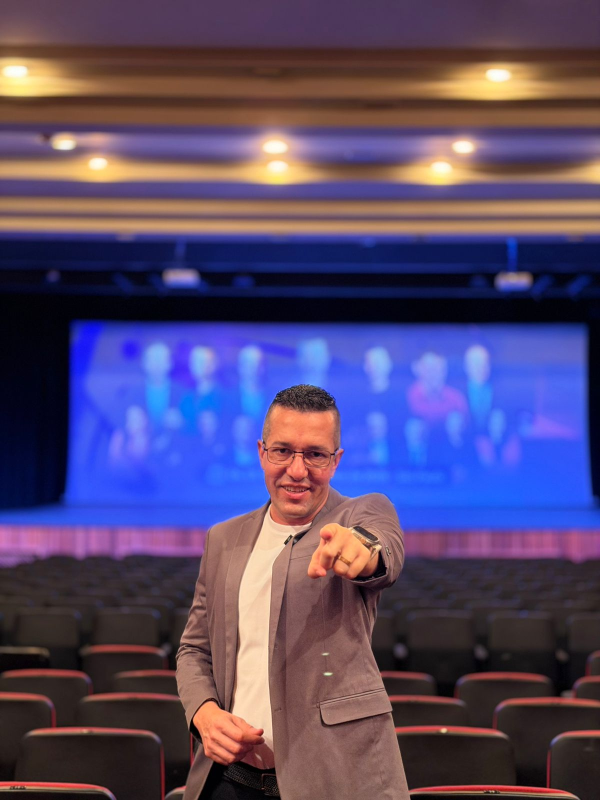
#> input picture data/jeff-cigc/marketing/CIGC-2025/glauco_2026-05-06.jpg, 1200 x 1600 px (shown at 1/2 size)
$ python check-arte.py ../../../data/jeff-cigc/marketing/CIGC-2025/glauco_2026-05-06.jpg
#> lines starting #> are read from the running program, lines starting #| are printed output that depends on the picture
#!/usr/bin/env python3
# Checagem automática de arte (PNG) antes de entregar: reprova área vazia grande e lâmina "sem nada".
# Uso: check-arte.py arte1.png [arte2.png ...]   -> imprime OK/REPROVADO por arquivo; sai com código 1 se algum reprovar.
# Regras:
#  - faixa horizontal "lisa" (quase sem variação de cor) maior que 12% da altura, fora das bordas de 4% = REPROVADO (vazio no meio)
#  - mais de 45% da área da lâmina lisa = REPROVADO (lâmina vazia demais)
import sys
from PIL import Image, ImageStat

def linhas_lisas(im):
    g = im.convert("L"); w, h = g.size
    res = []
    for y in range(h):
        row = g.crop((0, y, w, y + 1))
        st = ImageStat.Stat(row)
        res.append(st.stddev[0] < 3.0)  # linha praticamente de uma cor só
    return res

def checar(caminho):
    im = Image.open(caminho).convert("RGB")
#> im is the input picture: PIL image 1200x1600 RGB; mean R, G, B 86.4, 72.3, 106.4
    im = im.resize((540, int(540 * im.height / im.width)))
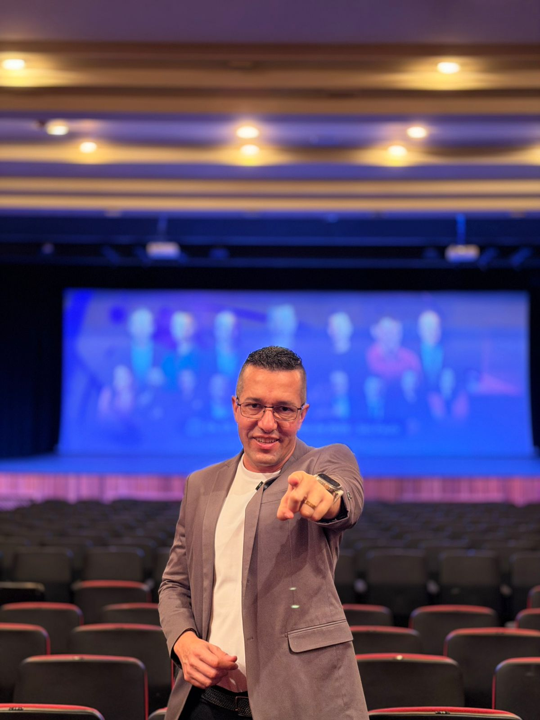
#> im: PIL image 540x720 RGB; mean R, G, B 86.4, 72.3, 106.4
    h = im.height; lisas = linhas_lisas(im)
#> after `h = im.height`: h = 720
#> in linhas_lisas, `g = im.convert('L')`:
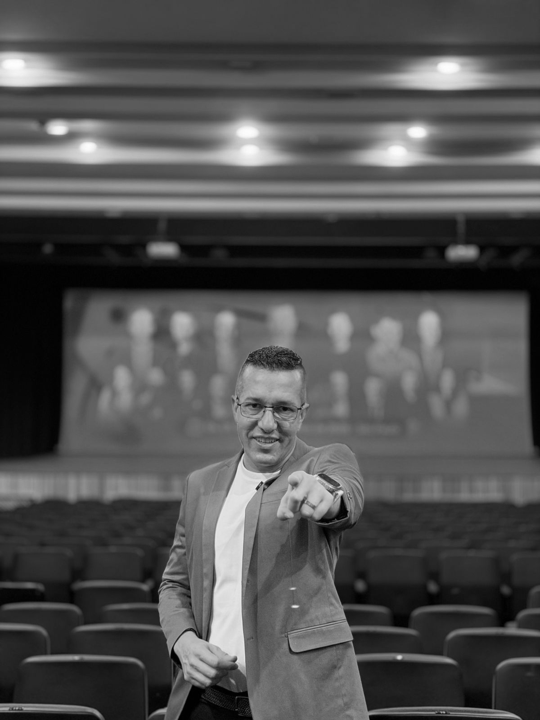
#> g: PIL image 540x720 L; min 0, max 254, mean 80.4
#> after the loop in linhas_lisas, `for y in range(h):`: res = 720 items, first 6: False, False, False, False, False, False
#> after `lisas = linhas_lisas(im)`: lisas has the same summary as res in linhas_lisas
    margem = int(h * 0.04); maior = atual = 0; ini = fim_maior = 0
#> after `margem = int(h * 0.04)`: margem = 28
    for y in range(margem, h - margem):
        if lisas[y]:
            atual += 1
            if atual > maior: maior, fim_maior = atual, y
        else: atual = 0
#> after the loop, fim_maior = 287; maior = 20
    pct_faixa = maior / h; pct_total = sum(lisas) / h
#> after `pct_faixa = maior / h`: pct_faixa = 0.0278
#> after `pct_total = sum(lisas) / h`: pct_total = 0.0292
    problemas, alertas = [], []
    if pct_faixa > 0.12:
        y0 = (fim_maior - maior) / h; y1 = fim_maior / h
        txt = f"faixa vazia de {pct_faixa:.0%} da altura (de {y0:.0%} a {y1:.0%} da lâmina)"
        # vazio ENTRE elementos (conteúdo acima e abaixo) = reprova; vazio colado na borda = alerta
        (alertas if (y0 < 0.12 or y1 > 0.88) else problemas).append(txt)
    if pct_total > 0.70:
        alertas.append(f"{pct_total:.0%} da lâmina é fundo liso (confira se o vazio é intencional, como no print de tweet)")
    return problemas, alertas

ruim = False
for c in sys.argv[1:]:
    p, a = checar(c)
    status = "REPROVADO" if p else ("ATENÇÃO" if a else "OK")
    print(f"{status} {c}" + (": " + "; ".join(p + a) if (p or a) else ""))
    ruim = ruim or bool(p)
sys.exit(1 if ruim else 0)
#> (the program exits here)
